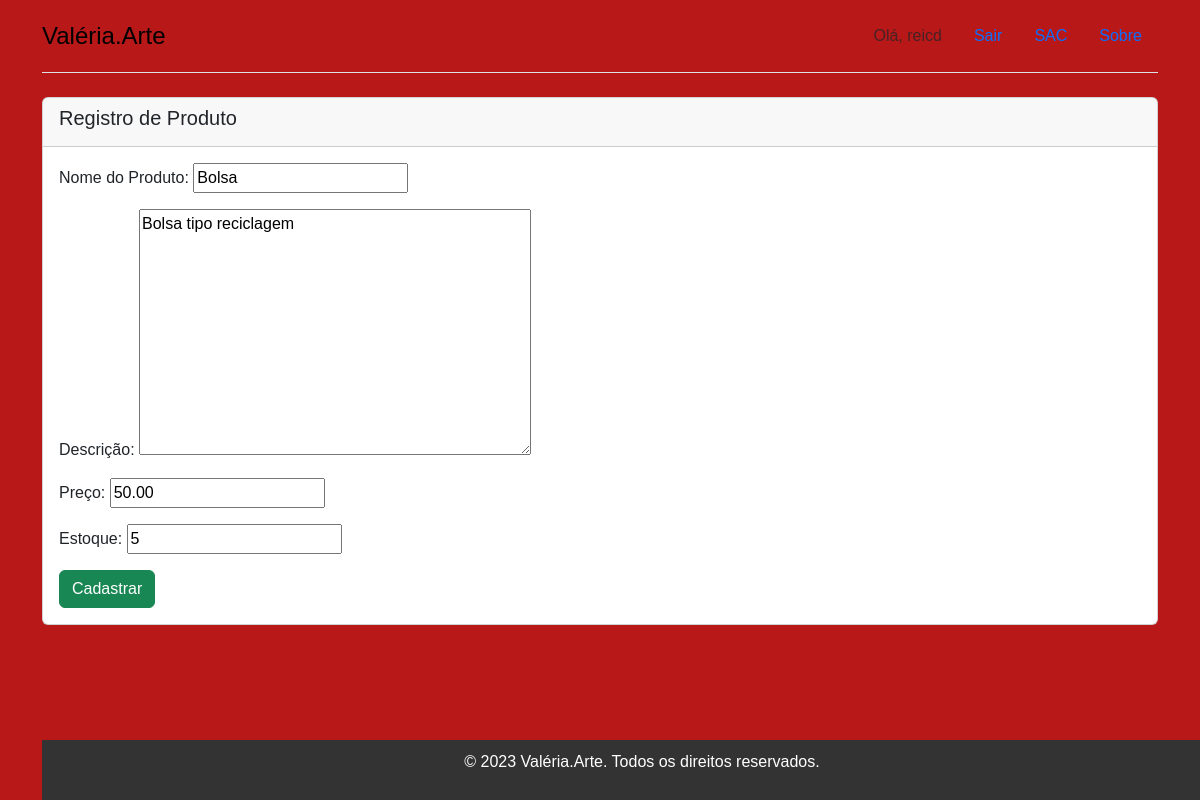
Screenshot of /products/product/1/edit/ (signed in) with the database file from the repository.
### accounts/models.py (models this page shows)
class CustomUser(AbstractUser):
    data_nascimento = models.DateField("Data de Nascimento",
    null=True,
    blank=True)
    telefone = models.CharField("Telefone",max_length=15, null=True, blank=True)
    endereco = models.CharField("Endereço",max_length=255, null=True, blank=True)
    cidade = models.CharField("Cidade",max_length=100, null=True, blank=True)
    estado = models.CharField("Estado",max_length=100, null=True, blank=True)
    pais = models.CharField("País",max_length=100, null=True, blank=True)
    cep = models.CharField("CEP",max_length=8, null=True, blank=True)
    cpf = models.CharField("CPF",max_length=11, null=True, blank=True)

### products/models.py (models this page shows, shortened)
class Product(models.Model):
    name = models.CharField(max_length=100)
    description = models.TextField()
    price = models.DecimalField(max_digits=10, decimal_places=2)
    stock = models.IntegerField()
    class Meta:
        verbose_name = "Produto"
        verbose_name_plural = "Produtos"

### products/views.py (the view, shortened to what this page needs)
# urls.py: path('product/<int:pk>/edit/', ProductUpdateView.as_view(), name='product_edit'),
class ProductUpdateView(UpdateView):
    model = Product
    form_class = ProductForm
    template_name = 'produtos/product_form.html' # Reutiliza o mesmo formulário da criação
    success_url = reverse_lazy('products-index')

### products/forms.py
class ProductForm(forms.ModelForm):
    class Meta:
        model = Product
        fields = ('name', 'description', 'price', 'stock')
        labels = {
            'name': 'Nome do Produto',
            'description': 'Descrição',
            'price': 'Preço',
            'stock': 'Estoque',
        }

### templates/produtos/product_form.html (shortened to what this page needs)
{% extends '_layout2.html' %}
 {% block content %}
    <div class="card">
        <div class="card-header">
            <h5 class="card-title">Registro de Produto</h5>
        </div>
        <div class="card-body">
                <form method="post">
                    {{ form.as_p }}
                    <button type="submit" class="btn btn-success">Cadastrar</button>
                </form>
        </div>
    </div>
 {% endblock %}

### templates/_layout2.html (shortened to what this page needs)
{% extends '_base.html' %}
{% load static %}
{% block css %}
    <link rel="stylesheet" href="https://cdn.jsdelivr.net/npm/bootstrap@5.3.8/dist/css/bootstrap.min.css">
    <link rel="stylesheet" href="{% static 'css/styles.css' %}">
{% endblock css %}
{% block header %}
<div class="container">
    <header class="d-flex flex-wrap justify-content-center py-3 mb-4 border-bottom">
        <a href="{% url 'index' %}" class="d-flex align-items-center mb-3 mb-md-0 me-md-auto link-body-emphasis text-decoration-none">
    <span class="fs-4">Valéria.Arte</span></a>
    <ul class="nav nav-pills">
            {% if user.is_authenticated %}
        <li class="nav-item"><span class="nav-link disabled">Olá, {{ user.username }}</span></li>
        <li class="nav-item">
            <form action="{% url 'logout' %}" method="post" class="d-flex">
                <button class="btn btn-link nav-link" type="submit">Sair</button>
            </form>
        </li>
            {% endif %}
        <li class="nav-item">
            <a href="{% url 'about' %}" class="nav-link">SAC</a>
        </li>
        <li class="nav-item">
            <a href="{% url 'index' %}" class="nav-link">Sobre</a>
        </li>
    </ul>
    </header>
</div>
{% endblock header %}
{% block main %}
    <div class="container">
    {% block content %}
    {% endblock content %}
    </div>
{% endblock main %}
{% block footer %}
<div class="container">
    <footer>
        <p>&copy; 2023 Valéria.Arte. Todos os direitos reservados.</p>
    </footer>
</div>
{% endblock footer %}

### static/css/styles.css (style rules this page uses)
* { box-sizing: border-box; }
body { font-family: Arial, sans-serif; margin: 0; padding: 0; background-color: #b81818; color: #ffffff; }
footer { background-color: #333333; color: #ffffff; text-align: center; padding: 10px 0; position: fixed; width: 100%; bottom: 0; }

### rows the page displays
CustomUser: username "reicd"
Product: name "Bolsa", description "Bolsa tipo reciclagem", price "50.00", stock "5"
